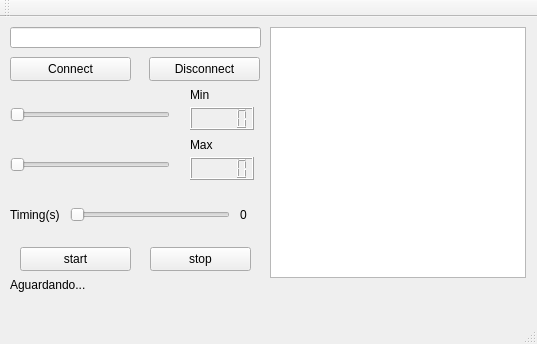
<?xml version="1.0" encoding="UTF-8"?>
<ui version="4.0">
 <class>MainWindow</class>
 <widget class="QMainWindow" name="MainWindow">
  <property name="geometry">
   <rect>
    <x>0</x>
    <y>0</y>
    <width>537</width>
    <height>344</height>
   </rect>
  </property>
  <property name="windowTitle">
   <string>MainWindow</string>
  </property>
  <widget class="QWidget" name="centralWidget">
   <widget class="QLineEdit" name="endIp">
    <property name="geometry">
     <rect>
      <x>10</x>
      <y>10</y>
      <width>251</width>
      <height>21</height>
     </rect>
    </property>
   </widget>
   <widget class="QPushButton" name="connect">
    <property name="geometry">
     <rect>
      <x>10</x>
      <y>40</y>
      <width>121</width>
      <height>24</height>
     </rect>
    </property>
    <property name="text">
     <string>Connect</string>
    </property>
   </widget>
   <widget class="QPushButton" name="disconnect">
    <property name="geometry">
     <rect>
      <x>149</x>
      <y>40</y>
      <width>111</width>
      <height>24</height>
     </rect>
    </property>
    <property name="text">
     <string>Disconnect</string>
    </property>
   </widget>
   <widget class="QSlider" name="barraMin">
    <property name="geometry">
     <rect>
      <x>10</x>
      <y>90</y>
      <width>160</width>
      <height>16</height>
     </rect>
    </property>
    <property name="orientation">
     <enum>Qt::Horizontal</enum>
    </property>
   </widget>
   <widget class="QLCDNumber" name="min">
    <property name="geometry">
     <rect>
      <x>190</x>
      <y>90</y>
      <width>64</width>
      <height>23</height>
     </rect>
    </property>
   </widget>
   <widget class="QLabel" name="label">
    <property name="geometry">
     <rect>
      <x>190</x>
      <y>70</y>
      <width>49</width>
      <height>16</height>
     </rect>
    </property>
    <property name="text">
     <string>Min</string>
    </property>
   </widget>
   <widget class="QSlider" name="barraMax">
    <property name="geometry">
     <rect>
      <x>10</x>
      <y>140</y>
      <width>160</width>
      <height>16</height>
     </rect>
    </property>
    <property name="orientation">
     <enum>Qt::Horizontal</enum>
    </property>
   </widget>
   <widget class="QLCDNumber" name="max">
    <property name="geometry">
     <rect>
      <x>190</x>
      <y>140</y>
      <width>64</width>
      <height>23</height>
     </rect>
    </property>
   </widget>
   <widget class="QLabel" name="label_2">
    <property name="geometry">
     <rect>
      <x>190</x>
      <y>120</y>
      <width>49</width>
      <height>16</height>
     </rect>
    </property>
    <property name="text">
     <string>Max</string>
    </property>
   </widget>
   <widget class="QLabel" name="label_3">
    <property name="geometry">
     <rect>
      <x>10</x>
      <y>190</y>
      <width>51</width>
      <height>16</height>
     </rect>
    </property>
    <property name="text">
     <string>Timing(s)</string>
    </property>
   </widget>
   <widget class="QSlider" name="barraTimer">
    <property name="geometry">
     <rect>
      <x>70</x>
      <y>190</y>
      <width>160</width>
      <height>16</height>
     </rect>
    </property>
    <property name="orientation">
     <enum>Qt::Horizontal</enum>
    </property>
   </widget>
   <widget class="QLabel" name="contTimer">
    <property name="geometry">
     <rect>
      <x>240</x>
      <y>190</y>
      <width>21</width>
      <height>16</height>
     </rect>
    </property>
    <property name="text">
     <string>0</string>
    </property>
   </widget>
   <widget class="QLabel" name="onoff">
    <property name="geometry">
     <rect>
      <x>10</x>
      <y>260</y>
      <width>101</width>
      <height>16</height>
     </rect>
    </property>
    <property name="text">
     <string>Aguardando...</string>
    </property>
   </widget>
   <widget class="QPushButton" name="start">
    <property name="geometry">
     <rect>
      <x>20</x>
      <y>230</y>
      <width>111</width>
      <height>24</height>
     </rect>
    </property>
    <property name="text">
     <string>start</string>
    </property>
   </widget>
   <widget class="QPushButton" name="stop">
    <property name="geometry">
     <rect>
      <x>150</x>
      <y>230</y>
      <width>101</width>
      <height>24</height>
     </rect>
    </property>
    <property name="text">
     <string>stop</string>
    </property>
   </widget>
   <widget class="QTextBrowser" name="tabela">
    <property name="geometry">
     <rect>
      <x>270</x>
      <y>10</y>
      <width>256</width>
      <height>251</height>
     </rect>
    </property>
   </widget>
  </widget>
  <widget class="QMenuBar" name="menuBar">
   <property name="geometry">
    <rect>
     <x>0</x>
     <y>0</y>
     <width>537</width>
     <height>21</height>
    </rect>
   </property>
  </widget>
  <widget class="QToolBar" name="mainToolBar">
   <attribute name="toolBarArea">
    <enum>TopToolBarArea</enum>
   </attribute>
   <attribute name="toolBarBreak">
    <bool>false</bool>
   </attribute>
  </widget>
  <widget class="QStatusBar" name="statusBar"/>
 </widget>
 <layoutdefault spacing="6" margin="11"/>
 <resources/>
 <connections/>
</ui>
